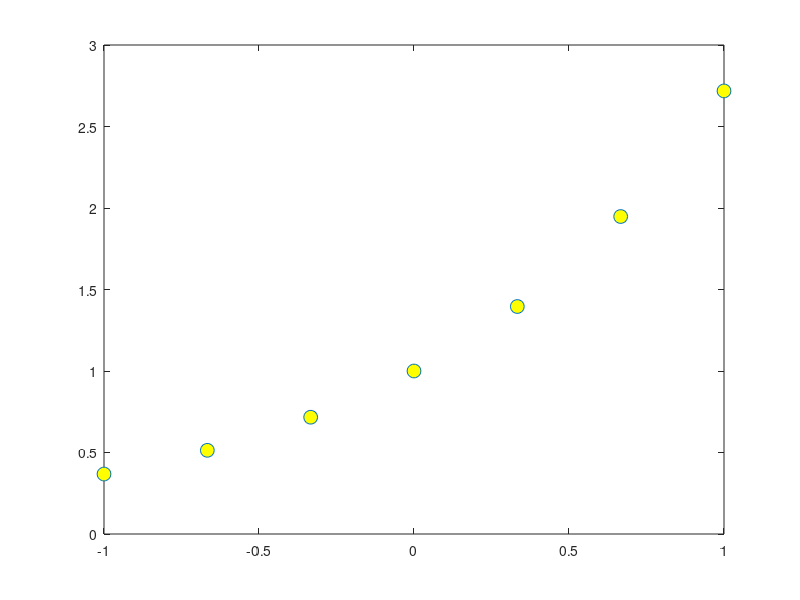

Write MATLAB code to recreate this figure. (Note: this script raises an error after producing the figure.)
clear all;
f=@(x)exp(x); 
xmin=-1;
xmax=1;

n=6;
X=linspace(xmin,xmax,n+1);
Y=f(X);

plot(X,Y,"o","MarkerFaceColor","y","MarkerSize",10);
hold on;


x_graf=linspace(xmin,xmax,100);
P_graf=NDD(X,Y,x_graf);
plot(x_graf,P_graf,"--r","LineWidth",5);
grid on
plot(x_graf,f(x_graf),"b","LineWidth",4);
legend("puncte de interpolare (x(i), y(i))","polinomul y=P_n(x)","functia y=f(x)","location","NorthOutside")
figure(2)
plot(x_graf,abs(P_graf-f(x_graf)),"LineWidth",5);
legend("eroarea de interpolare |f(x)-P_n(x)|");


